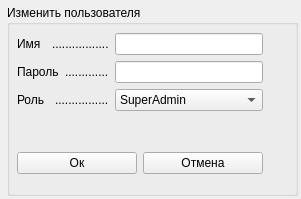
<?xml version="1.0" encoding="UTF-8"?>
<ui version="4.0">
 <class>editUser</class>
 <widget class="QWidget" name="editUser">
  <property name="geometry">
   <rect>
    <x>0</x>
    <y>0</y>
    <width>301</width>
    <height>199</height>
   </rect>
  </property>
  <property name="windowTitle">
   <string>Учет и ремонт Транспортных средств</string>
  </property>
  <widget class="QGroupBox" name="groupBox">
   <property name="geometry">
    <rect>
     <x>7</x>
     <y>5</y>
     <width>291</width>
     <height>191</height>
    </rect>
   </property>
   <property name="title">
    <string>Изменить пользователя</string>
   </property>
   <widget class="QWidget" name="layoutWidget">
    <property name="geometry">
     <rect>
      <x>10</x>
      <y>20</y>
      <width>246</width>
      <height>159</height>
     </rect>
    </property>
    <layout class="QVBoxLayout" name="verticalLayout_4">
     <item>
      <layout class="QHBoxLayout" name="horizontalLayout_4">
       <item>
        <layout class="QVBoxLayout" name="verticalLayout_2">
         <item>
          <layout class="QHBoxLayout" name="horizontalLayout_2">
           <item>
            <widget class="QLabel" name="label_4">
             <property name="text">
              <string>Имя</string>
             </property>
            </widget>
           </item>
           <item>
            <widget class="QLabel" name="label_2">
             <property name="text">
              <string>.................</string>
             </property>
            </widget>
           </item>
          </layout>
         </item>
         <item>
          <layout class="QHBoxLayout" name="horizontalLayout_3">
           <item>
            <widget class="QLabel" name="label">
             <property name="text">
              <string>Пароль</string>
             </property>
            </widget>
           </item>
           <item>
            <widget class="QLabel" name="label_3">
             <property name="text">
              <string>.............</string>
             </property>
            </widget>
           </item>
          </layout>
         </item>
         <item>
          <layout class="QHBoxLayout" name="horizontalLayout_5">
           <item>
            <widget class="QLabel" name="label_5">
             <property name="text">
              <string>Роль</string>
             </property>
            </widget>
           </item>
           <item>
            <widget class="QLabel" name="label_6">
             <property name="text">
              <string>................</string>
             </property>
            </widget>
           </item>
          </layout>
         </item>
        </layout>
       </item>
       <item>
        <layout class="QVBoxLayout" name="verticalLayout_3">
         <item>
          <layout class="QVBoxLayout" name="verticalLayout">
           <item>
            <widget class="QLineEdit" name="lineName"/>
           </item>
           <item>
            <widget class="QLineEdit" name="linePass"/>
           </item>
          </layout>
         </item>
         <item>
          <widget class="QComboBox" name="comboRole">
           <item>
            <property name="text">
             <string>SuperAdmin</string>
            </property>
           </item>
           <item>
            <property name="text">
             <string>Admin</string>
            </property>
           </item>
           <item>
            <property name="text">
             <string>User</string>
            </property>
           </item>
          </widget>
         </item>
        </layout>
       </item>
      </layout>
     </item>
     <item>
      <spacer name="verticalSpacer">
       <property name="orientation">
        <enum>Qt::Vertical</enum>
       </property>
       <property name="sizeType">
        <enum>QSizePolicy::Fixed</enum>
       </property>
       <property name="sizeHint" stdset="0">
        <size>
         <width>20</width>
         <height>27</height>
        </size>
       </property>
      </spacer>
     </item>
     <item>
      <layout class="QHBoxLayout" name="horizontalLayout">
       <item>
        <widget class="QPushButton" name="btnOk">
         <property name="text">
          <string>Ок</string>
         </property>
        </widget>
       </item>
       <item>
        <widget class="QPushButton" name="btnCancel">
         <property name="text">
          <string>Отмена</string>
         </property>
        </widget>
       </item>
      </layout>
     </item>
    </layout>
   </widget>
  </widget>
 </widget>
 <resources/>
 <connections/>
</ui>
